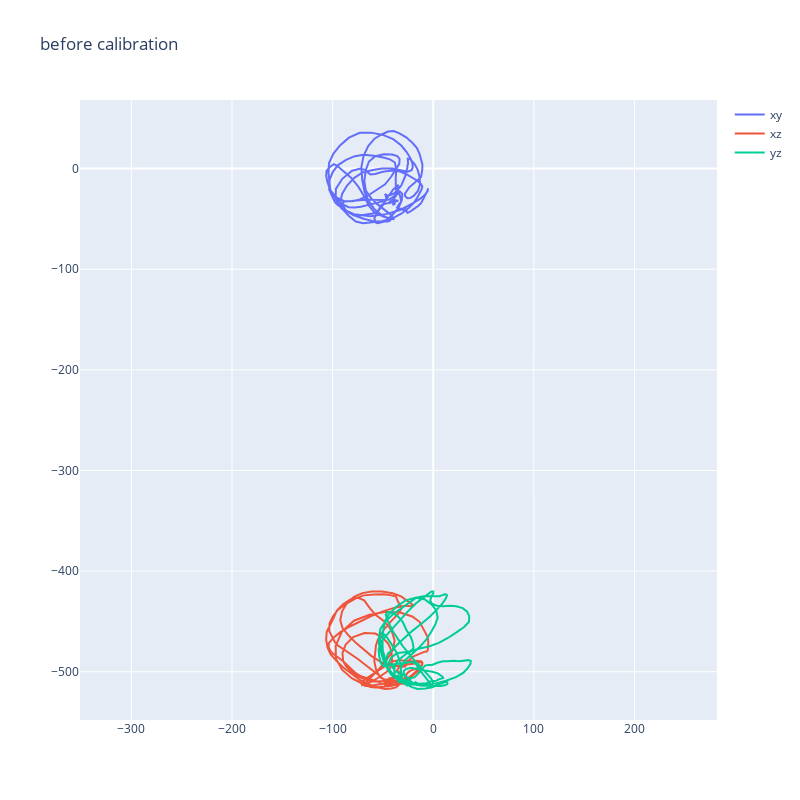

The cell this chart's notebook holds for it:
### Code cell
sensor_df = pd.read_csv("data/200713_mag01.csv", names=['experiment', 'time', 'accx', 'accy', 'accz', 'gyrox', 'gyroy',
                                                               'gyroz', 'magx', 'magy', 'magz', 'rot0', 'rot1', 'rot2', 'rot3', 'game0', 'game1', 'game2', 'game3', 'light', "x_uncalib", "y_uncalib","z_uncalib","x_bias","y_bias","z_bias"])
mag_df = sensor_df[['time','magx', 'magy', 'magz',"x_uncalib", "y_uncalib","z_uncalib","x_bias","y_bias","z_bias"]]
mag_df.head()
plot_magnet(mag_df, "before calibration").show()

### Figure 1 — Plotly figure (JSON) as saved in the notebook; plotly's stock layout.template omitted (floating-point values rounded to 4 significant figures; data arrays with more than 128 entries replaced by an {"elided": "..."} marker saying what was removed)
{"data": [{"name": "xy", "type": "scatter", "x": {"elided": "387 float values"}, "y": {"elided": "387 float values"}}, {"name": "xz", "type": "scatter", "x": {"elided": "387 float values"}, "y": {"elided": "387 float values"}}, {"name": "yz", "type": "scatter", "x": {"elided": "387 float values"}, "y": {"elided": "387 float values"}}], "layout": {"height": 800, "title": {"text": "before calibration"}, "width": 800, "yaxis": {"scaleanchor": "x", "scaleratio": 1}}}
